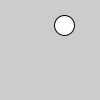
Frame 1 (no input)
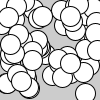
Frame 60 (the mouse pressed at the canvas centre just before this capture)
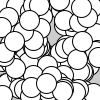
Frame 120 (the mouse held since frame 60 and released just before this capture)

The Processing sketch that drew these frames (run headless with seeded random() and noise(); from frame 60 on, the mouse is pressed at the canvas centre):

// Processing sketch: ex1_rand
// ── ex1_rand.pde
void setup() {
  size(100, 100);
}

void draw() {
  // place a 20x20 ellipse on the canvas at a random x and y location
  // between 0 and 100
  // every time you re-run the sketch the ellipse will move
  ellipse(random(0, 100), random(0, 100), 20, 20);
}
